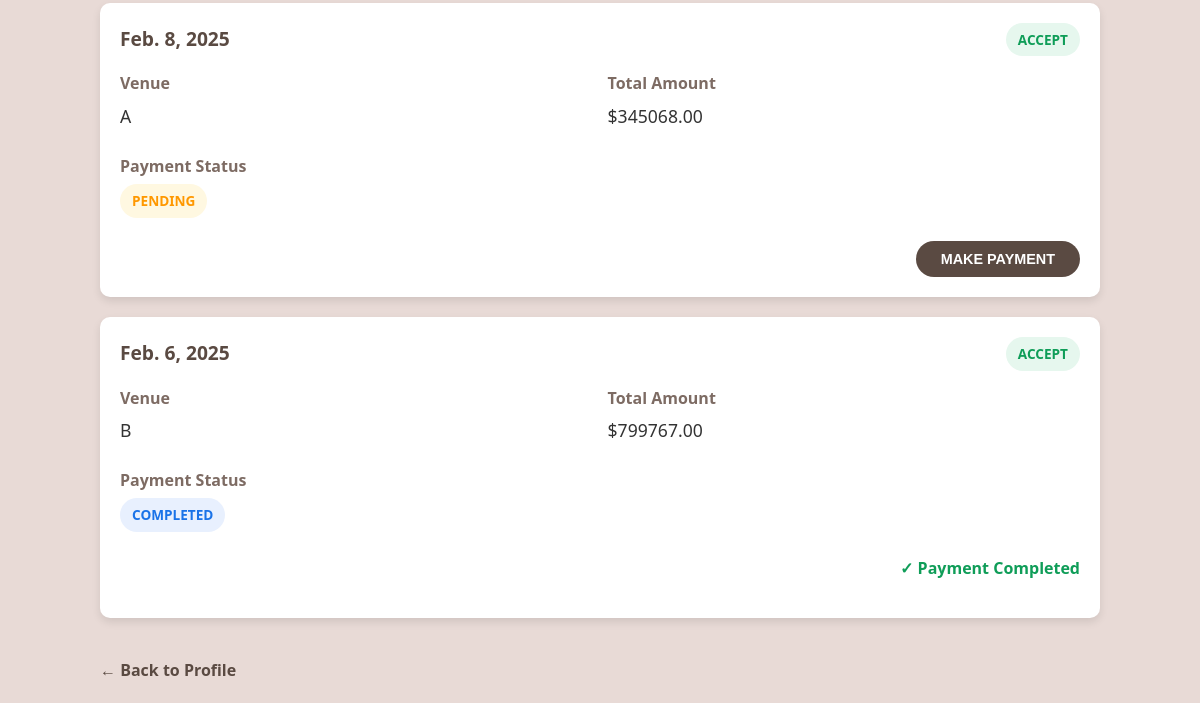
The app's page /view_bookings (signed in, lower part), older data.
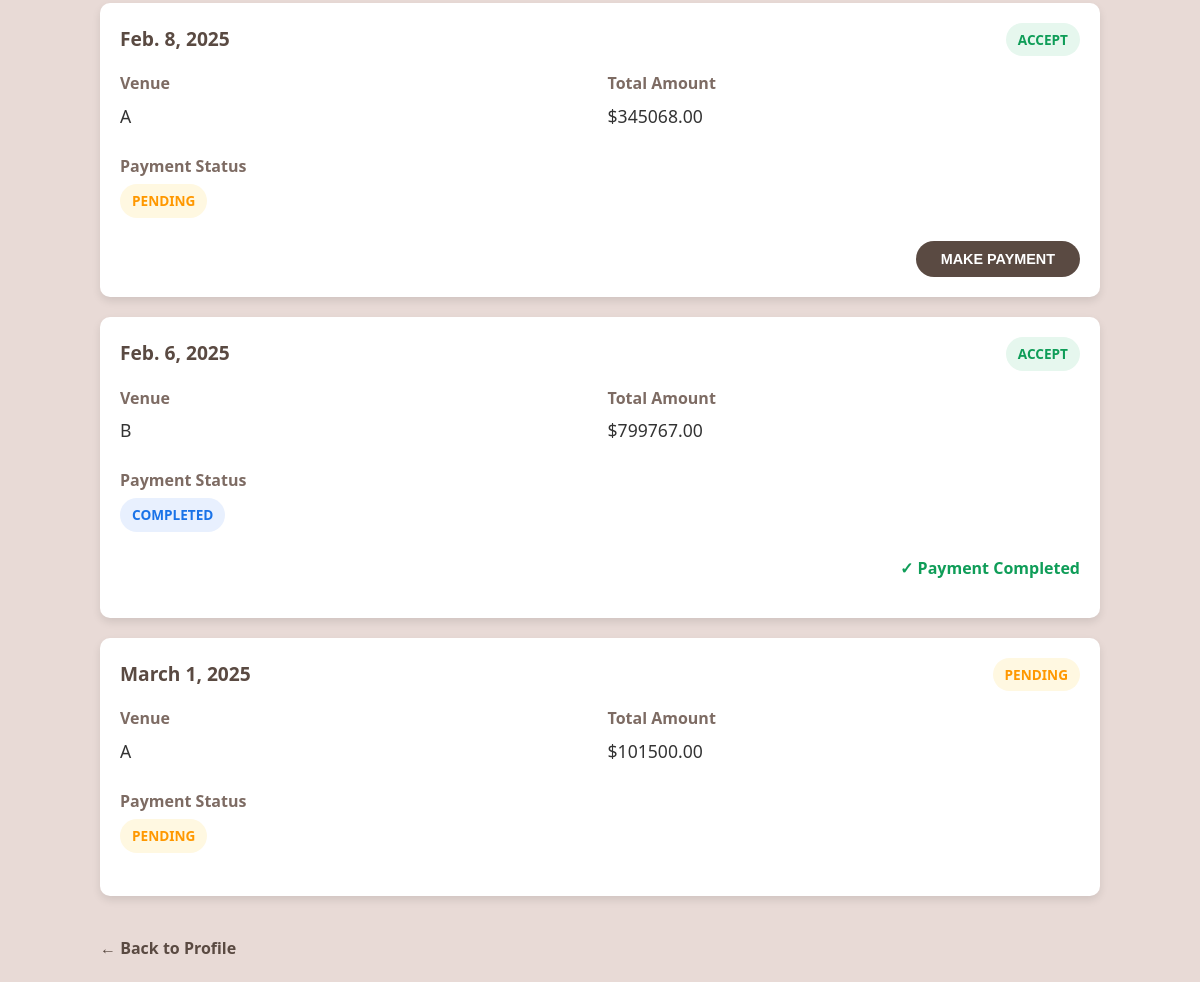
The same page, newer data.
### app/models.py (models this page shows)
class Bookings(models.Model):
    event_date=models.DateField(null=True)
    event_status=models.CharField(max_length=100,default='Pending')
    user_id=models.ForeignKey(User,on_delete=models.CASCADE)
    hall_id=models.ForeignKey(Halls,on_delete=models.CASCADE)
    booking_date=models.DateField(auto_now_add=True)
    payment_status=models.CharField(max_length=100,default='Pending')
    photography=models.CharField(max_length=100,null=True,blank=True)
    no_of_persons=models.IntegerField(null=True,blank=True)
    food_value=models.BooleanField(null=True,blank=True)
    food=models.ForeignKey(Food,on_delete=models.CASCADE)
    decoration_value=models.BooleanField(null=True,blank=True)
    decoration=models.ForeignKey(Decoration,on_delete=models.CASCADE)
    photography_cost=models.DecimalField(max_digits=10,decimal_places=2)
    total_payment=models.DecimalField(max_digits=10,decimal_places=2)

class Halls(models.Model):
    name=models.CharField(max_length=100)
    location=models.CharField(max_length=200)
    capacity=models.IntegerField()
    price_per_day=models.DecimalField(max_digits=10,decimal_places=2)
    photo_url=models.ImageField(upload_to='images/')
    description=models.TextField(blank=True,null=True)

### app/views.py (the view)
# urls.py: path('view_bookings',views.view_bookings,name='view_bookings'),
@login_required(login_url='login')
def view_bookings(request):
    user=User.objects.get(id=request.user.id)
    bookings = Bookings.objects.filter(user_id=user)            # Fetch bookings for the logged-in user
    return render(request,'view_bookings.html',{'bookings':bookings})

### templates/view_bookings.html (shortened to what this page needs)
<!DOCTYPE html>
<html lang="en">
<head>
</head>
<body>
    <div class="container">
        {% if bookings %}
            <ul class="booking-list">
                {% for booking in bookings %}
                    <li class="booking-card">
                        <div class="booking-header">
                            <div class="booking-date">{{ booking.event_date }}</div>
                            <div>
                                <span class="status-badge {% if booking.event_status == 'Accept' %}status-accept{% elif booking.event_status == 'Pending' %}status-pending{% else %}status-rejected{% endif %}">
                                    {{ booking.event_status }}
                                </span>
                            </div>
                        </div>
                        <div class="booking-details">
                            <div class="detail-item">
                                <span class="detail-label">Venue</span>
                                <span class="detail-value">{{ booking.hall_id.name }}</span>
                            </div>
                            <div class="detail-item">
                                <span class="detail-label">Total Amount</span>
                                <span class="detail-value">${{ booking.total_payment }}</span>
                            </div>
                            <div class="detail-item">
                                <span class="detail-label">Payment Status</span>
                                <span class="detail-value">
                                    <span class="status-badge {% if booking.payment_status == 'Completed' %}status-completed{% else %}status-pending{% endif %}">
                                        {{ booking.payment_status }}
                                    </span>
                                </span>
                            </div>
                        </div>
                        <div class="payment-status">
                            <form action="{% url 'stripe_payments' id=booking.id %}">
                                {% if booking.event_status == 'Accept' and booking.payment_status == 'pending' %}
                                    <button type="submit" class="btn btn-primary">Make Payment</button>
                                {% elif booking.payment_status == 'Completed' %}
                                    <p class="payment-complete">✓ Payment Completed</p>
                                {% endif %}
                            </form>
                        </div>
                    </li>
                {% endfor %}
            </ul>
        {% else %}
            <div class="empty-state">
                <p>You don't have any bookings yet.</p>
            </div>
        {% endif %}
        <a href="{% url 'profile' %}" class="back-link">← Back to Profile</a>
    </div>
</body>
</html>

Row changes from the older to the newer data that the page shows:
added Bookings: event_date "March 1, 2025", event_status "PENDING", hall_id.name "A", total_payment "101500.00", payment_status "PENDING"
